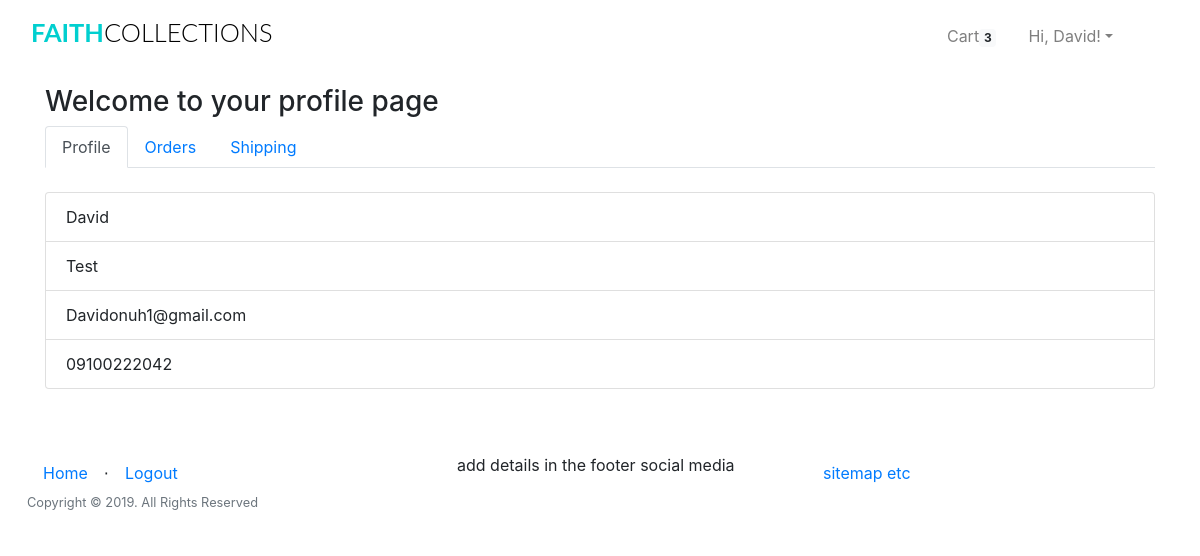
/profile/ (signed in), run on an earlier commit of the app's database.
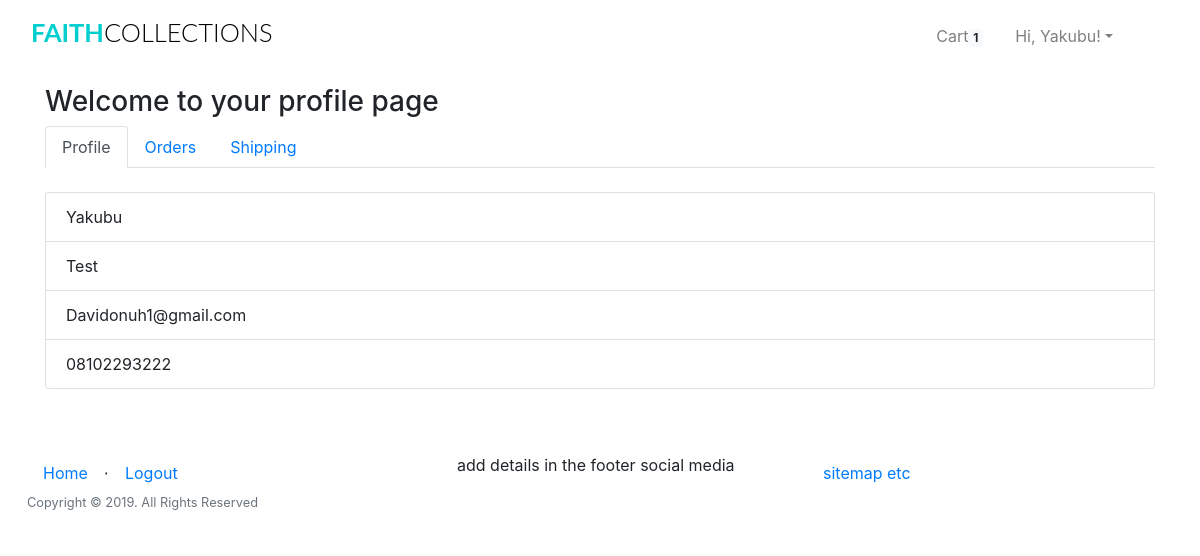
And on a later commit of the database.
### app/models.py (models this page shows, shortened)
class User(UserMixin, db.Model):
	__tablename__="user"
	id = db.Column(db.Integer, primary_key=True)
	firstname = db.Column(db.String(24), index=True)
	lastname = db.Column(db.String(24), index=True)
	email = db.Column(db.String(50), index=True, unique=True)
	password_hash = db.Column(db.String)
	phonenumber = db.Column(db.String(18), index=True, unique=True)
	is_admin = db.Column(db.Boolean, default = False)
	order = db.relationship("Order", backref='ordered_products')
	kart = db.relationship('Kart', uselist=False, backref='user_kart')
	shipping_info = db.relationship('ShippingInfo', backref='shipping',lazy='dynamic')

### app/users/routes.py (the view, shortened to what this page needs)
@users.route('/profile/', methods = ["GET", "POST"])
def profile():
	if current_user.is_anonymous:
		count = 0
		user = 0
	else:
		user = current_user.id
		count = Kart.query.filter_by(user_id =user).count()
		order = Order.query.filter_by(user_id = user)
	form = ShippingForm()
	shipping = ShippingInfo.query.all()
	return render_template('users/profile.html', title = "Account page",form=form,
	shipping = shipping, count=count, order = order)

### app/models.py (called while the page is built)
@login_manager.user_loader
def load_user(id):
    return User.query.get(int(id))

### app/templates/users/profile.html (shortened to what this page needs)
{% extends "base.html" %}
{% block body %}
<h3>
        Welcome to your profile page
</h3>
<nav>
        <div class="nav nav-tabs" id="nav-tab" role="tablist">
                <a class="nav-item nav-link active" id="nav-home-tab" data-toggle="tab" href="#nav-home" role="tab" aria-controls="nav-home" aria-selected="true">Profile</a>
                <a class="nav-item nav-link" id="nav-profile-tab" data-toggle="tab" href="#nav-profile" role="tab" aria-controls="nav-profile" aria-selected="false">Orders</a>
                <a class="nav-item nav-link" id="nav-contact-tab" data-toggle="tab" href="#nav-contact" role="tab" aria-controls="nav-contact" aria-selected="false">Shipping</a>
        </div>
</nav>
<div class="tab-content" id="nav-tabContent mb-5">
<div class="tab-pane fade show active " id="nav-home" role="tabpanel" aria-labelledby="nav-home-tab">
                <ul class="list-group mt-4">
                        <li class="list-group-item">{{current_user.firstname }}</li>
                        <li class="list-group-item">{{current_user.lastname }}</li>
                        <li class="list-group-item">{{ current_user.email }}</li>
                        <li class="list-group-item">{{current_user.phonenumber }}</li>
                </ul>
</div>
</div>
{% endblock %}

### app/templates/base.html (shortened to what the changed rows need)
<html>
    <head>
        <link href="{{ url_for('static', filename='css/bootstrap.min.css') }}"rel="stylesheet">
        <link href="{{ url_for('static', filename='css/st.css') }}"rel="stylesheet">
    </head>
    <body>
            <div class="container-fluid mt-1 mb-3">
                <nav class="navbar navbar-expand-lg navbar-light">
                    <h1 class="brand_name">
                        <a class="navbar-brand" href="{{ url_for('home.homepage') }}">Faith<span>Collections</span></a>
                    </h1>
                    <div class="collapse navbar-collapse" id="navbarTogglerDemo03">
                    <ul class="navbar-nav ml-auto mr-5 mt-2 mt-lg-0">
                            {% if current_user.is_authenticated %}
                            {% if current_user.is_admin %}
                            <li class="nav-item ml-3">
                              <a class="nav-link active" href="{{ url_for('home.admin_dashboard') }}">Dashboard</a>
                            </li>
                            <li class="nav-item ml-3">
                              <a class="nav-link" href="{{ url_for('admin.list_categories') }}">Categories</a>
                            </li>
                            <li class="nav-item ml-3">
                              <a class="nav-link" href="{{ url_for('admin.list_products') }}">Products</a>
                            </li>
                            <li class="nav-item ml-3">
                              <a class="nav-link" href="#" >Orders</a>
                            </li>
                            {% else %}
                              <li class="nav-item ml-3">
                                <a class="nav-link" href="{{ url_for('users.cart') }}">Cart<span class="badge badge-light">{{ count }}</span></a>
                              </li>
                              {% endif %}
                              <li class="nav-item dropdown ml-3">
                                    <a class="nav-link dropdown-toggle" data-toggle="dropdown" href="#" role="button" aria-haspopup="true" aria-expanded="false">
                                        Hi, {{ current_user.firstname }}!</a>
                                  </li>
                                    {% endif %}
                    </ul>
                    </div>
                </nav>
            </div>
    <div class=" container">
            {% block body %}
            {% endblock %}
    </div>
    </body>
</html>

What changed in the data, as far as the page shows it:
changed User "Test": firstname "David" → "Yakubu"; phonenumber "09100222042" → "08102293222"
Also different on the page:
{{ count }}: "3" → "1"
